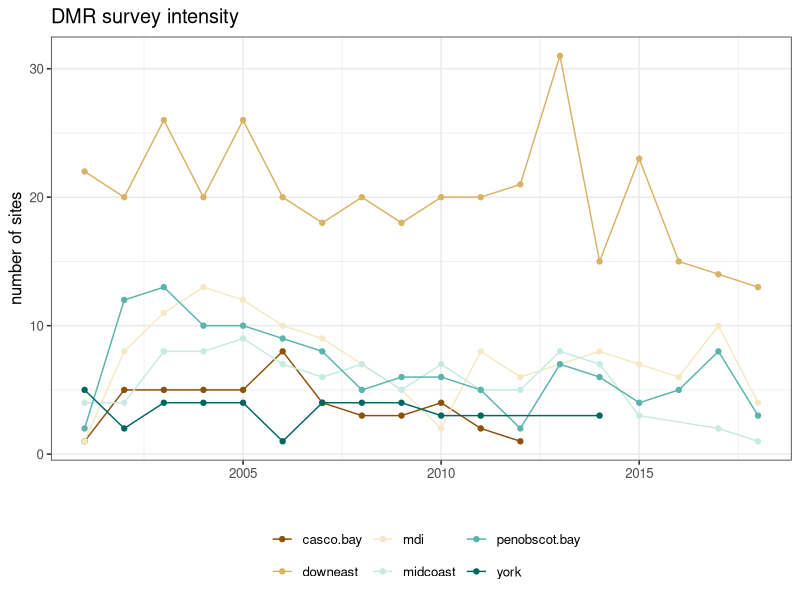
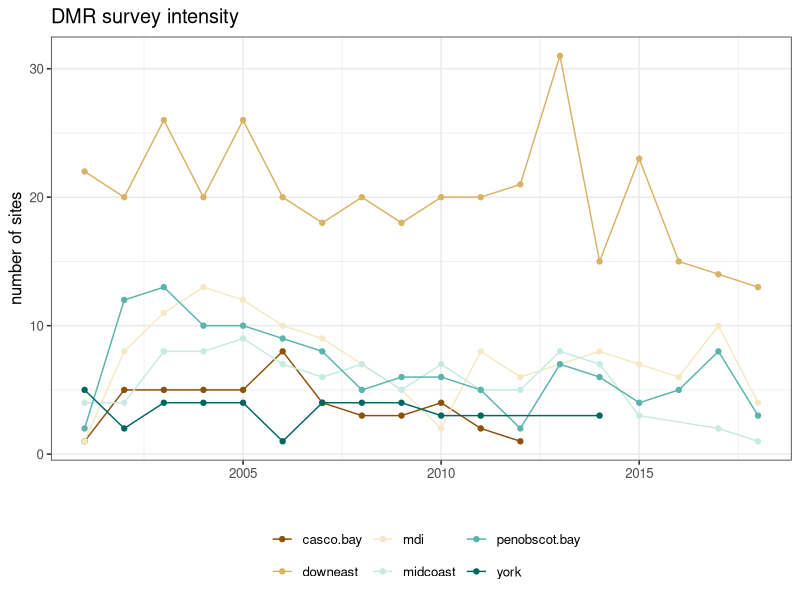

Here is the R script that generated these plots, in order:
#--- load libraries and get environment setup
setwd(here::here()) #understand premise of 'here' but can't get it to 'find' appropriate folder.
library(tidyverse)
library(lubridate)
library(glue)



dmr <- read_csv("raw_data/DMR_benthicsurvey_algae_urchin_randomsites_alldepths_2001_2018.csv") 
    # filter(depth == 5) %>% #filter later
    # no substrate filter



dmr_filtered <- dmr %>%
    filter(exposure.code > 2) %>%
    filter(coastal.code > 2) %>%
    mutate(date = mdy(date),
           month = month(date), 
           day = day(date),
           survey = "dmr") %>%
    filter(depth == 5) %>%
    mutate(site = as.character(site.number)) 



# ---- Regional # of samples
dmr_filtered %>% 
    group_by(year, site.number, region) %>%
    slice(1L) %>%
    group_by(year, region) %>%
    tally() %>%
    ggplot(aes(x = year, y = n, color = region)) +
    geom_line() + geom_point() +
    theme_bw(base_size = 12) +
    scale_color_brewer(type = "div") +
    theme(legend.position = "bottom") +
    labs(x="", y = "number of sites", title = "DMR survey intensity", color = "")

ggsave("figures/dmr_survey_sample_size.jpg", dpi = 600)


# ----- Composition

rasher_2004 <- read_csv("raw_data/Rasher_Steneck_benthicsurvey_algae_allsites_alldepths_2004.csv",
                        na = c("nr", "", "NA"))


rasher_2016 <- read_csv("raw_data/Rasher_Steneck_benthicsurvey_algae_urchin_allsites_alldepths_2016.csv",
                        na = c("nr", "", "NA")) 


rasher_2017 <- read_csv("raw_data/Rasher_Steneck_benthicsurvey_algae_urchin_allsites_alldepths_2017.csv",
                        na = c("nr", "", "NA")) 

rasher_2018 <- read_csv("raw_data/Rasher_Steneck_benthicsurvey_algae_urchin_allsites_alldepths_2018.csv",
                        na = c("nr", "", "NA")) 

n_comp <- . %>%
    group_by(region, year, site) %>%
    slice(1L) %>%
    group_by(region) %>%
    tally()

n_sites <- . %>%
    n_comp %>% pull(n) %>% sum

#where was sampled and how much?
rasher_2004 %>% n_comp
rasher_2016 %>% n_comp
rasher_2017 %>% n_comp
rasher_2018 %>% n_comp

#total sample sizes
rasher_2004 %>% n_sites
rasher_2016 %>% n_sites
rasher_2017 %>% n_sites
rasher_2018 %>% n_sites
